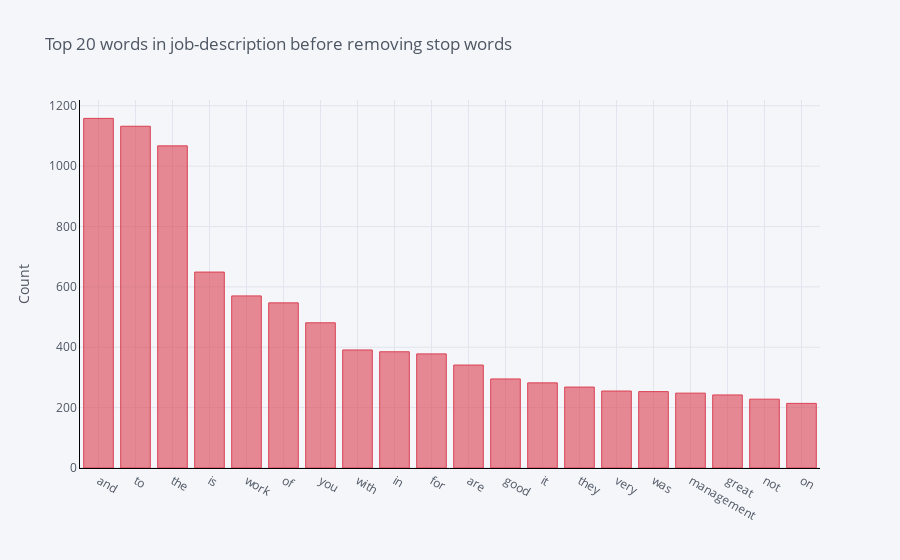

Write notebook code for a chart like this one.
### Code cell
# top 20 words in description before removing stop keyword
from sklearn.feature_extraction.text import CountVectorizer

def get_top_n_words(corpus, n=None):
 
    vec = CountVectorizer().fit(corpus)
    bag_of_words = vec.transform(corpus)
    sum_words = bag_of_words.sum(axis=0) 
    words_freq = [(word, sum_words[0, idx]) for word, idx in vec.vocabulary_.items()]
    words_freq =sorted(words_freq, key = lambda x: x[1], reverse=True)
    return words_freq[:n]



common_words = get_top_n_words(df['description'], 20)
# for word, freq in common_words:
#     print(word, freq)
df1 = pd.DataFrame(common_words, columns = ['description' , 'count'])
df1.groupby('description').sum()['count'].sort_values(ascending=False).iplot(
    kind='bar', yTitle='Count', linecolor='black',color='Red', title='Top 20 words in job-description before removing stop words')

### Figure 1 — Plotly figure (JSON) as saved in the notebook; plotly's stock layout.template omitted (floating-point values rounded to 4 significant figures)
{"data": [{"marker": {"color": "rgba(219, 64, 82, 0.6)", "line": {"color": "rgba(219, 64, 82, 1.0)", "width": 1}}, "name": "count", "orientation": "v", "text": "", "type": "bar", "x": ["and", "to", "the", "is", "work", "of", "you", "with", "in", "for", "are", "good", "it", "they", "very", "was", "management", "great", "not", "on"], "y": [1158, 1132, 1067, 649, 570, 547, 481, 391, 385, 378, 341, 295, 282, 268, 255, 253, 248, 242, 228, 214]}], "layout": {"legend": {"bgcolor": "#F5F6F9", "font": {"color": "#4D5663"}}, "paper_bgcolor": "#F5F6F9", "plot_bgcolor": "#F5F6F9", "title": {"font": {"color": "#4D5663"}, "text": "Top 20 words in job-description before removing stop words"}, "xaxis": {"gridcolor": "#E1E5ED", "linecolor": "black", "showgrid": true, "tickfont": {"color": "#4D5663"}, "title": {"font": {"color": "#4D5663"}, "text": ""}, "zerolinecolor": "#E1E5ED"}, "yaxis": {"gridcolor": "#E1E5ED", "linecolor": "black", "showgrid": true, "tickfont": {"color": "#4D5663"}, "title": {"font": {"color": "#4D5663"}, "text": "Count"}, "zerolinecolor": "#E1E5ED"}}}
